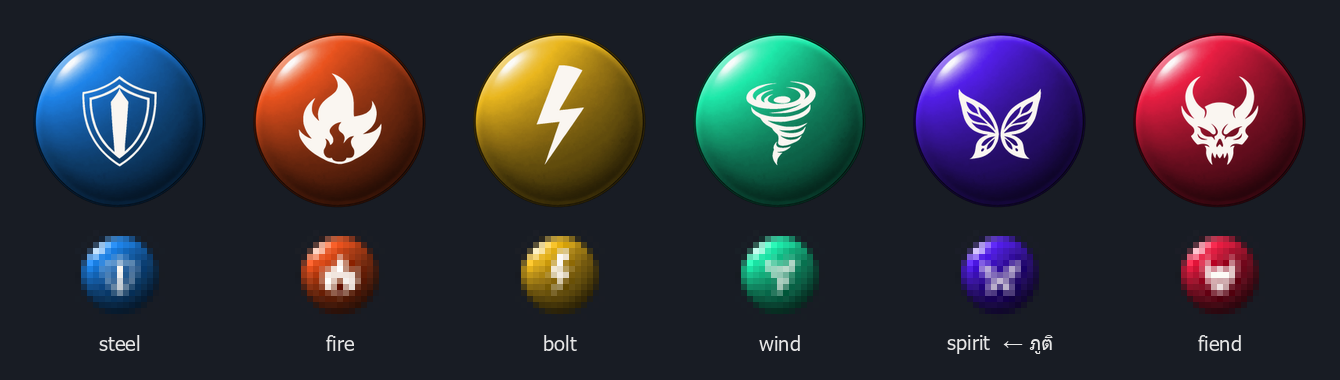

The Python source for this figure:
# set 307 f: list sheet of all 6 tribe badges (owner asked "spirit too?") = same maths as r43.gd: orb x from_hsv(h,0.87,0.93) + white spec + cream glyph 57 %
import json, colorsys, numpy as np
from PIL import Image, ImageDraw, ImageFont
G = r"D:\GitHub\automon-scratch\g286"
cols = {}
for line in open(G + r"\data\tone.json", encoding="utf-8"):
    line = line.strip().rstrip(",")
    if line.startswith('"t-'):
        k, v = line.split(":"); cols[k.strip('" ')] = v.strip(' "')
orb = np.asarray(Image.open("S307-orb.png")).astype(np.float32) / 255
spec = np.asarray(Image.open("S307-orb-spec.png")).astype(np.float32) / 255
TR = [("steel", "เหล็กกล้า"), ("fire", "เพลิงเผา"), ("bolt", "สายฟ้า"), ("wind", "วายุ"), ("spirit", "ภูติ"), ("fiend", "อสูร")]
S = 200; Z = 6; small = 15
out = Image.new("RGB", (len(TR) * (S + 20) + 20, S + small * Z + 90), (24, 28, 36)); d = ImageDraw.Draw(out)
try: f = ImageFont.truetype(r"C:\Windows\Fonts\tahoma.ttf", 20)
except Exception: f = None
for i, (k, th) in enumerate(TR):
    hx = cols["t-" + k].lstrip("#"); r, g, b = (int(hx[j:j + 2], 16) / 255 for j in (0, 2, 4))
    h = colorsys.rgb_to_hsv(r, g, b)[0]; tc = np.array(colorsys.hsv_to_rgb(h, 0.87, 0.93))
    rgb = orb[..., :3] * tc; a = orb[..., 3:4]
    sa = spec[..., 3:4]; rgb = rgb * (1 - sa) + sa
    img = Image.fromarray(np.dstack([rgb * 255, a * 255]).astype(np.uint8))
    gl = Image.open(G + r"\data\ui_icons\r38w\owner_%s.png" % k).convert("RGBA")
    gs = int(256 * 0.57); gl = gl.resize((gs, gs), Image.LANCZOS)
    ga = np.asarray(gl)[..., 3]
    cream = Image.new("RGBA", (gs, gs), (250, 246, 241, 0)); cream.putalpha(Image.fromarray(ga))
    img.alpha_composite(cream, ((256 - gs) // 2, (256 - gs) // 2))
    x = 20 + i * (S + 20)
    big = img.resize((S, S), Image.LANCZOS); out.paste(big, (x, 20), big)
    sm = img.resize((small, small), Image.LANCZOS).resize((small * Z, small * Z), Image.NEAREST)
    out.paste(sm, (x + (S - small * Z) // 2, S + 30), sm)
    d.text((x + S // 2, S + small * Z + 45), k + ("  ← ภูติ" if k == "spirit" else ""), fill=(230, 230, 230), anchor="mt", font=f)
out.save("S307f-tribes-sheet.png"); print("ok")
